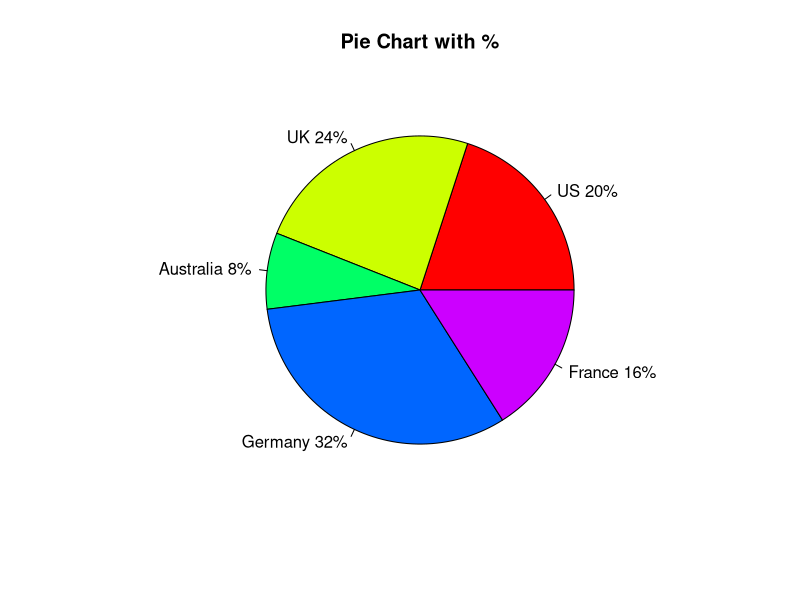

Generate this figure with R:
library(plotrix)
slices<- c(10,12,4,16,8)
pct<- (slices/sum(slices)*100)
lbls<- paste(c("US", "UK", "Australia", "Germany", "France")," ",pct,"%",sep = "" )
pie(slices, labels = lbls, main = "Pie Chart with %", col=c(rainbow(5)))